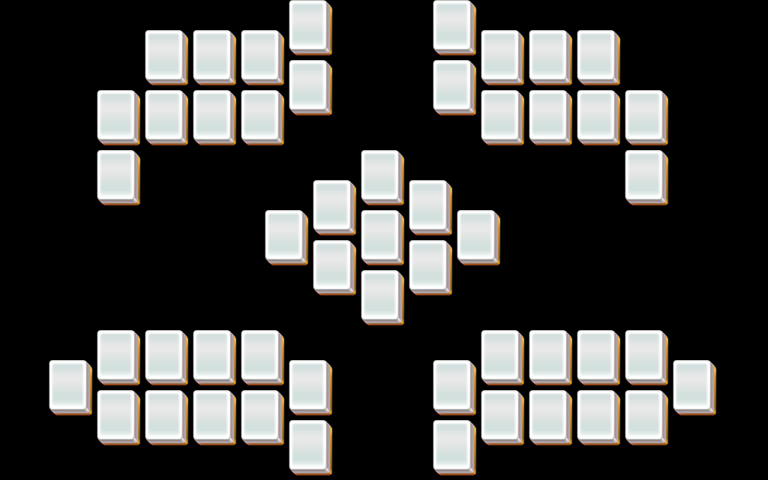

A level layout from a 2D game, rendered from its tile map. Below: a short description, then the map file with tile-grid data replaced by summaries:
An orthogonal 32x16 tile map with 24x30 px tiles, 3 tile layers (layer1, layer2, layer3).

<map version="1.0" orientation="orthogonal" width="32" height="16" tilewidth="24" tileheight="30">
 <properties>
  <property name="species" value="20" />
 </properties>
 <tileset firstgid="1" name="mahjong" tilewidth="48" tileheight="60">
  <image source="mahjong.png" />
 </tileset>
 <layer name="layer1" width="32" height="16">
  <data>[512 cells, 51 non-empty, 1 distinct tile ids]</data>
 </layer>
 <layer name="layer2" width="32" height="16">
  <data>[512 cells, 51 non-empty, 1 distinct tile ids]</data>
 </layer>
 <layer name="layer3" width="32" height="16">
  <data>[512 cells, 14 non-empty, 1 distinct tile ids]</data>
 </layer>
</map>
